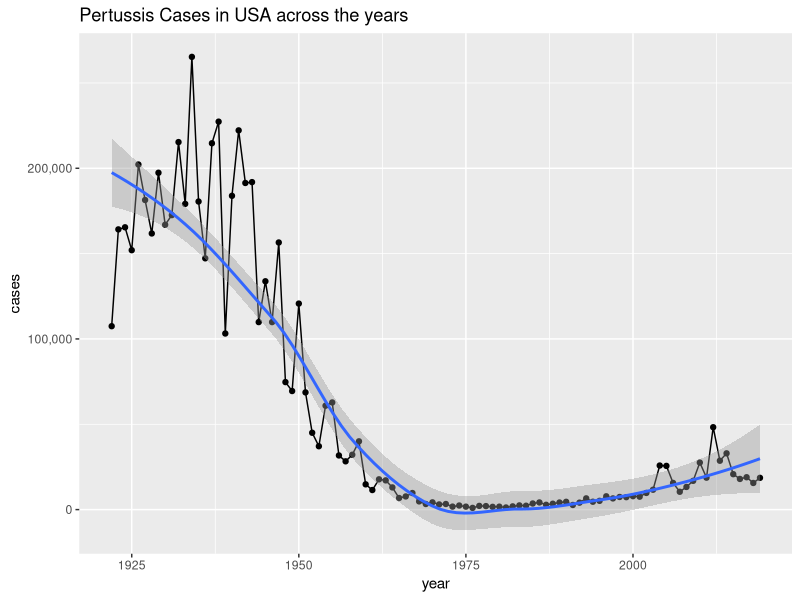
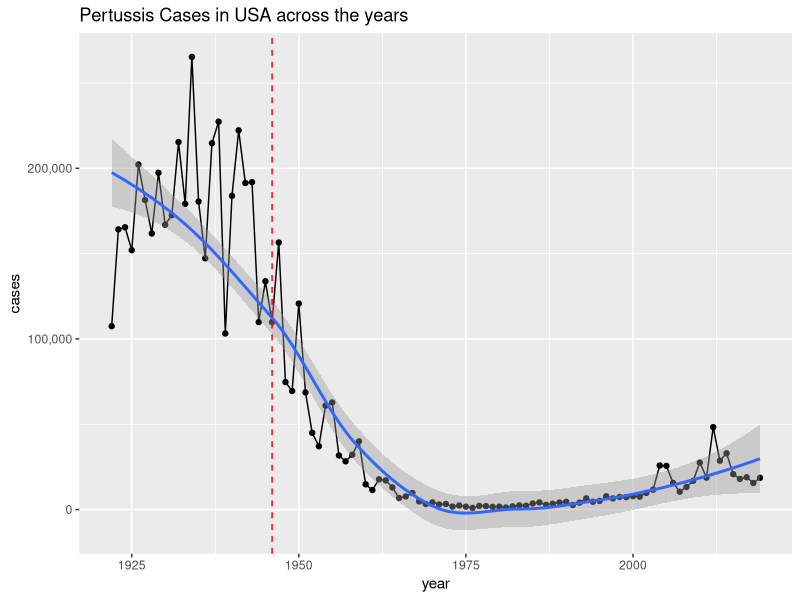
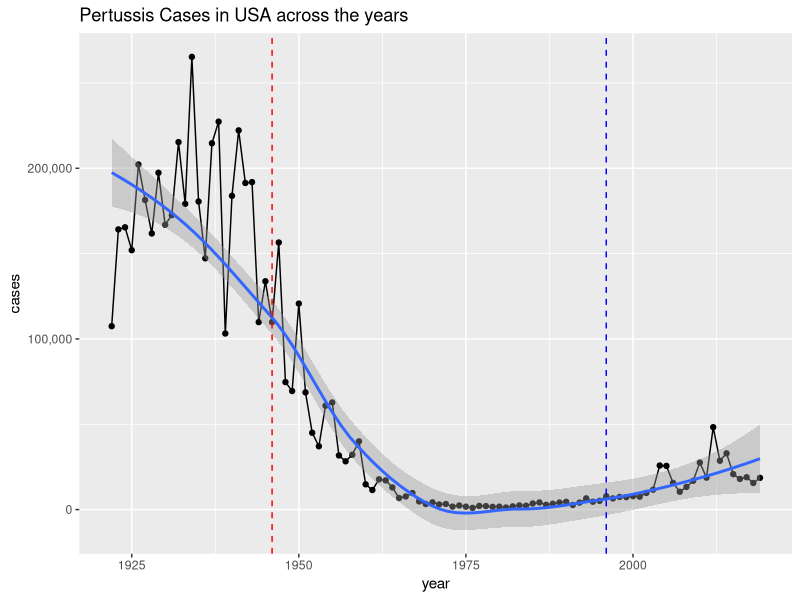
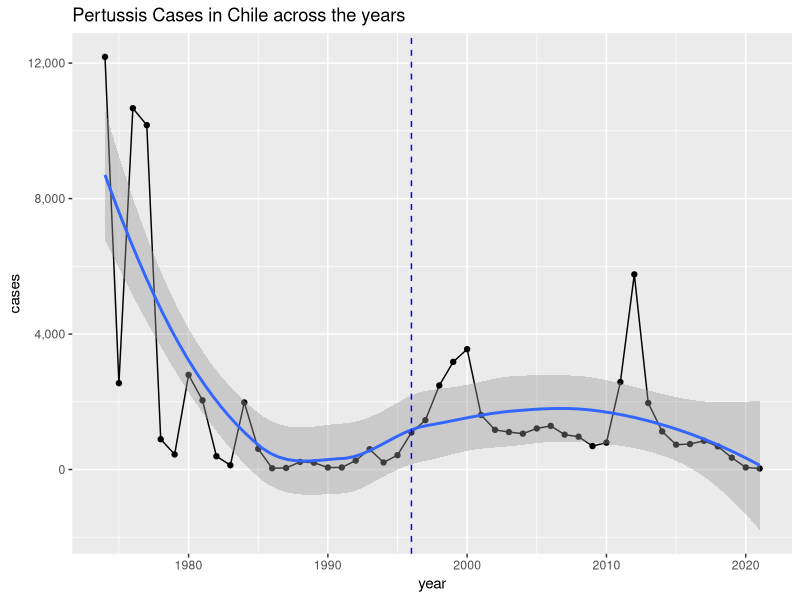
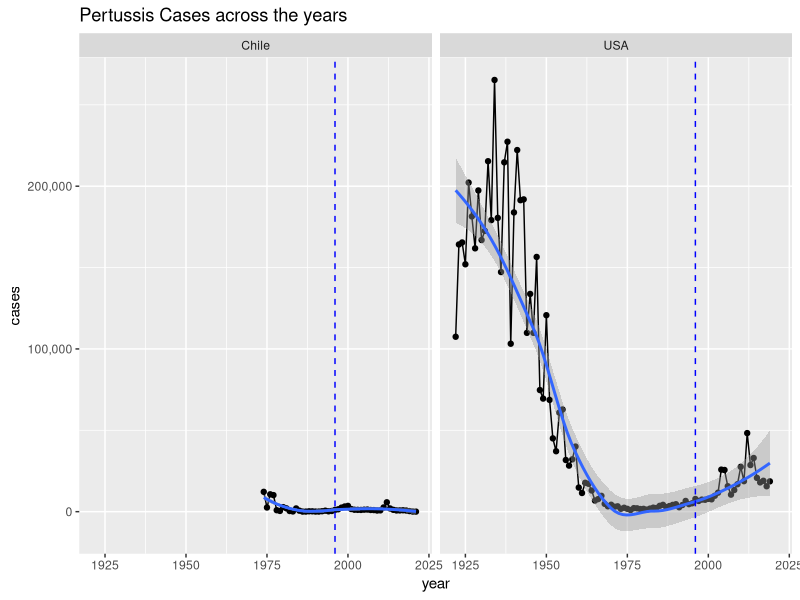

The R script that drew these images, in order: (Note: this script raises an error after producing the figures.)
## ---- chunk 1

cdc <- data.frame(
                                 Year = c(1922L,1923L,1924L,1925L,
                                          1926L,1927L,1928L,1929L,1930L,1931L,
                                          1932L,1933L,1934L,1935L,1936L,
                                          1937L,1938L,1939L,1940L,1941L,1942L,
                                          1943L,1944L,1945L,1946L,1947L,
                                          1948L,1949L,1950L,1951L,1952L,
                                          1953L,1954L,1955L,1956L,1957L,1958L,
                                          1959L,1960L,1961L,1962L,1963L,
                                          1964L,1965L,1966L,1967L,1968L,1969L,
                                          1970L,1971L,1972L,1973L,1974L,
                                          1975L,1976L,1977L,1978L,1979L,1980L,
                                          1981L,1982L,1983L,1984L,1985L,
                                          1986L,1987L,1988L,1989L,1990L,
                                          1991L,1992L,1993L,1994L,1995L,1996L,
                                          1997L,1998L,1999L,2000L,2001L,
                                          2002L,2003L,2004L,2005L,2006L,2007L,
                                          2008L,2009L,2010L,2011L,2012L,
                                          2013L,2014L,2015L,2016L,2017L,2018L,
                                          2019L),
         Cases = c(107473,164191,165418,152003,
                                          202210,181411,161799,197371,
                                          166914,172559,215343,179135,265269,
                                          180518,147237,214652,227319,103188,
                                          183866,222202,191383,191890,109873,
                                          133792,109860,156517,74715,69479,
                                          120718,68687,45030,37129,60886,
                                          62786,31732,28295,32148,40005,
                                          14809,11468,17749,17135,13005,6799,
                                          7717,9718,4810,3285,4249,3036,
                                          3287,1759,2402,1738,1010,2177,2063,
                                          1623,1730,1248,1895,2463,2276,
                                          3589,4195,2823,3450,4157,4570,
                                          2719,4083,6586,4617,5137,7796,6564,
                                          7405,7298,7867,7580,9771,11647,
                                          25827,25616,15632,10454,13278,
                                          16858,27550,18719,48277,28639,32971,
                                          20762,17972,18975,15609,18617)
       )
## ---- chunk 2
library(ggplot2)
ggplot(cdc, aes(Year, Cases)) + 
  geom_line() + 
  geom_point() +
  geom_smooth() +
  labs(x="year", y="cases", title="Pertussis Cases in USA across the years")+ scale_y_continuous(labels=scales::label_comma())


## ---- chunk 3
library(ggplot2)
ggplot(cdc, aes(Year, Cases)) + 
  geom_line() + 
  geom_point() +
  geom_smooth() +
  geom_vline(xintercept = 1946, color="red", linetype=2)+
  labs(x="year", y="cases", title="Pertussis Cases in USA across the years")+ scale_y_continuous(labels=scales::label_comma())


## ---- chunk 4
library(ggplot2)
ggplot(cdc, aes(Year, Cases)) + 
  geom_line() + 
  geom_point() +
  geom_smooth() +
  geom_vline(xintercept = 1946, color="red", linetype=2)+
  geom_vline(xintercept = 1996, color="blue", linetype=2)+
  labs(x="year", y="cases", title="Pertussis Cases in USA across the years")+ scale_y_continuous(labels=scales::label_comma())

## ---- chunk 5
chile <- data.frame(data.frame(
                             Year = c(2021L,2020L,2019L,2018L,2017L,2016L,
                                      2015L,2014L,2013L,2012L,2011L,2010L,
                                      2009L,2008L,2007L,2006L,2005L,2004L,
                                      2003L,2002L,2001L,2000L,1999L,1998L,
                                      1997L,1996L,1995L,1994L,1993L,1992L,
                                      1991L,1990L,1989L,1988L,1987L,1986L,
                                      1985L,1984L,1983L,1982L,1981L,1980L,
                                      1979L,1978L,1977L,1976L,1975L,1974L),
                            Cases = c(29L,62L,350L,682L,849L,752L,734L,
                                      1125L,1964L,5762L,2582L,794L,692L,969L,
                                      1030L,1288L,1213L,1059L,1106L,1171L,
                                      1611L,3554L,3178L,2482L,1457L,1094L,
                                      424L,208L,600L,264L,61L,59L,202L,
                                      224L,46L,38L,610L,1980L,127L,393L,
                                      2043L,2795L,446L,895L,10169L,10668L,
                                      2550L,12184L)
                     ))
## ---- chunk 6
library(ggplot2)
ggplot(chile, aes(Year, Cases)) + 
  geom_line() + 
  geom_point() +
  geom_smooth() +
  geom_vline(xintercept = 1996, color="blue", linetype=2)+
  labs(x="year", y="cases", title="Pertussis Cases in Chile across the years")+ scale_y_continuous(labels=scales::label_comma())
## ---- chunk 7
alldata=rbind(
  data.frame(chile, group="Chile"),
  data.frame(cdc, group="USA")
)
## ---- chunk 8
library(ggplot2)
ggplot(alldata, aes(Year, Cases)) + 
  geom_line() + 
  geom_point() +
  geom_smooth() +
  facet_wrap(~group)+
  geom_vline(xintercept = 1996, color="blue", linetype=2)+
  labs(x="year", y="cases", title="Pertussis Cases across the years")+   scale_y_continuous(labels=scales::label_comma())
## ---- chunk 9
library(jsonlite)
## ---- chunk 10
subject <-read_json("http://cmi-pb.org/api/subject", simplifyVector = TRUE)
head(subject)
## ---- chunk 11
table(subject$infancy_vac)
## ---- chunk 12
table(subject$race, subject$biological_sex)
## ---- chunk 13
library(lubridate)
## ---- chunk 14
specimen <- read_json("http://cmi-pb.org/api/specimen", simplifyVector = TRUE)
head(specimen)
titer <- read_json("http://cmi-pb.org/api/ab_titer", simplifyVector = TRUE)
head(titer)
## ---- chunk 15
library(dplyr)
meta <- inner_join(specimen, subject)
dim(meta)
head(meta)
## ---- chunk 16
library(dplyr)
abdata <- inner_join(titer, meta)
dim(abdata)
head(abdata)
## ---- chunk 17
table(abdata$isotype)
## ---- chunk 18
print(table(abdata$visit))
## ---- chunk 19
ig1 <- abdata %>%
  filter(isotype == "IgG1", visit!=8)
dim(ig1)
head(ig1)
## ---- chunk 20
table(abdata$antigen)
## ---- chunk 21
ggplot(ig1) +
  aes(MFI, antigen) +
  geom_boxplot() 
## ---- chunk 22
ggplot(ig1) +
  aes(MFI, antigen) +
  geom_boxplot() + 
  facet_wrap(vars(visit), nrow=2)
## ---- chunk 23
ggplot(ig1) +
  aes(MFI, antigen, col=infancy_vac ) +
  geom_boxplot(show.legend = TRUE) + 
  facet_wrap(vars(visit), nrow=2) +
  theme_bw()
## ---- chunk 24
ggplot(ig1) +
  aes(MFI, antigen, col=infancy_vac ) +
  geom_boxplot(show.legend = FALSE) + 
  facet_wrap(vars(infancy_vac, visit), nrow=2)
## ---- chunk 25
filter(ig1, antigen=="FHA") %>%
  ggplot() +
  aes(MFI, col=infancy_vac) +
  geom_boxplot(show.legend = ) +
  facet_wrap(vars(visit)) +
  theme_bw() +
  theme(axis.text.x = element_text(angle=45, hjust=1)) +
  labs(title="FHA antigen levels per visit")
## ---- chunk 26
filter(ig1, antigen=="FIM2/3") %>%
  ggplot() +
  aes(MFI, col=infancy_vac) +
  geom_boxplot(show.legend = ) +
  facet_wrap(vars(visit)) +
  theme_bw() +
  theme(axis.text.x = element_text(angle=45, hjust=1)) +
  labs(title="FIM2/3 antigen levels per visit")
## ---- chunk 27
url <- "https://www.cmi-pb.org/api/v2/rnaseq?versioned_ensembl_gene_id=eq.ENSG00000211896.7"

rna <- read_json(url, simplifyVector = TRUE) 
## ---- chunk 28
ssrna <- inner_join(rna, meta)
dim(ssrna)
head(ssrna)
## ---- chunk 29
ggplot(ssrna) +
  aes(visit, tpm, group=subject_id) +
  geom_point() +
  geom_line(alpha=0.2)
## ---- chunk 30
ggplot(ssrna) +
  aes(tpm, col=infancy_vac) +
  geom_histogram(alpha=0.5) +
  facet_wrap(vars(visit))
## ---- chunk 31
ssrna %>%  
  filter(visit==4) %>% 
  ggplot() +
    aes(tpm, col=infancy_vac) + 
  geom_density() + 
    geom_rug() 
